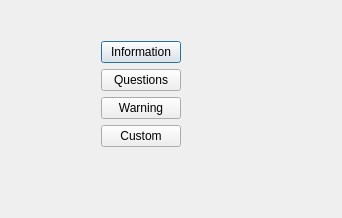
<?xml version="1.0" encoding="UTF-8"?>
<ui version="4.0">
 <class>Dialog</class>
 <widget class="QDialog" name="Dialog">
  <property name="geometry">
   <rect>
    <x>0</x>
    <y>0</y>
    <width>342</width>
    <height>218</height>
   </rect>
  </property>
  <property name="windowTitle">
   <string>Dialog</string>
  </property>
  <widget class="QWidget" name="">
   <property name="geometry">
    <rect>
     <x>90</x>
     <y>30</y>
     <width>102</width>
     <height>128</height>
    </rect>
   </property>
   <layout class="QVBoxLayout" name="verticalLayout">
    <item>
     <widget class="QPushButton" name="pushButton">
      <property name="text">
       <string>Information</string>
      </property>
     </widget>
    </item>
    <item>
     <widget class="QPushButton" name="pushButton_2">
      <property name="text">
       <string>Questions</string>
      </property>
     </widget>
    </item>
    <item>
     <widget class="QPushButton" name="pushButton_3">
      <property name="text">
       <string>Warning</string>
      </property>
     </widget>
    </item>
    <item>
     <widget class="QPushButton" name="pushButton_4">
      <property name="text">
       <string>Custom</string>
      </property>
     </widget>
    </item>
   </layout>
  </widget>
 </widget>
 <layoutdefault spacing="6" margin="11"/>
 <resources/>
 <connections/>
</ui>
